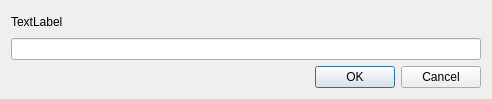
<?xml version="1.0" encoding="UTF-8"?>
<ui version="4.0">
 <class>CFileOperationConfirmationPrompt</class>
 <widget class="QDialog" name="CFileOperationConfirmationPrompt">
  <property name="geometry">
   <rect>
    <x>0</x>
    <y>0</y>
    <width>492</width>
    <height>99</height>
   </rect>
  </property>
  <property name="windowTitle">
   <string>Dialog</string>
  </property>
  <layout class="QVBoxLayout" name="verticalLayout">
   <item>
    <widget class="QLabel" name="_label">
     <property name="text">
      <string>TextLabel</string>
     </property>
    </widget>
   </item>
   <item>
    <widget class="QLineEdit" name="_editField"/>
   </item>
   <item>
    <widget class="QDialogButtonBox" name="buttonBox">
     <property name="standardButtons">
      <set>QDialogButtonBox::Cancel|QDialogButtonBox::Ok</set>
     </property>
    </widget>
   </item>
  </layout>
 </widget>
 <resources/>
 <connections>
  <connection>
   <sender>buttonBox</sender>
   <signal>accepted()</signal>
   <receiver>CFileOperationConfirmationPrompt</receiver>
   <slot>accept()</slot>
   <hints>
    <hint type="sourcelabel">
     <x>307</x>
     <y>281</y>
    </hint>
    <hint type="destinationlabel">
     <x>199</x>
     <y>149</y>
    </hint>
   </hints>
  </connection>
  <connection>
   <sender>buttonBox</sender>
   <signal>rejected()</signal>
   <receiver>CFileOperationConfirmationPrompt</receiver>
   <slot>reject()</slot>
   <hints>
    <hint type="sourcelabel">
     <x>307</x>
     <y>281</y>
    </hint>
    <hint type="destinationlabel">
     <x>199</x>
     <y>149</y>
    </hint>
   </hints>
  </connection>
 </connections>
</ui>
